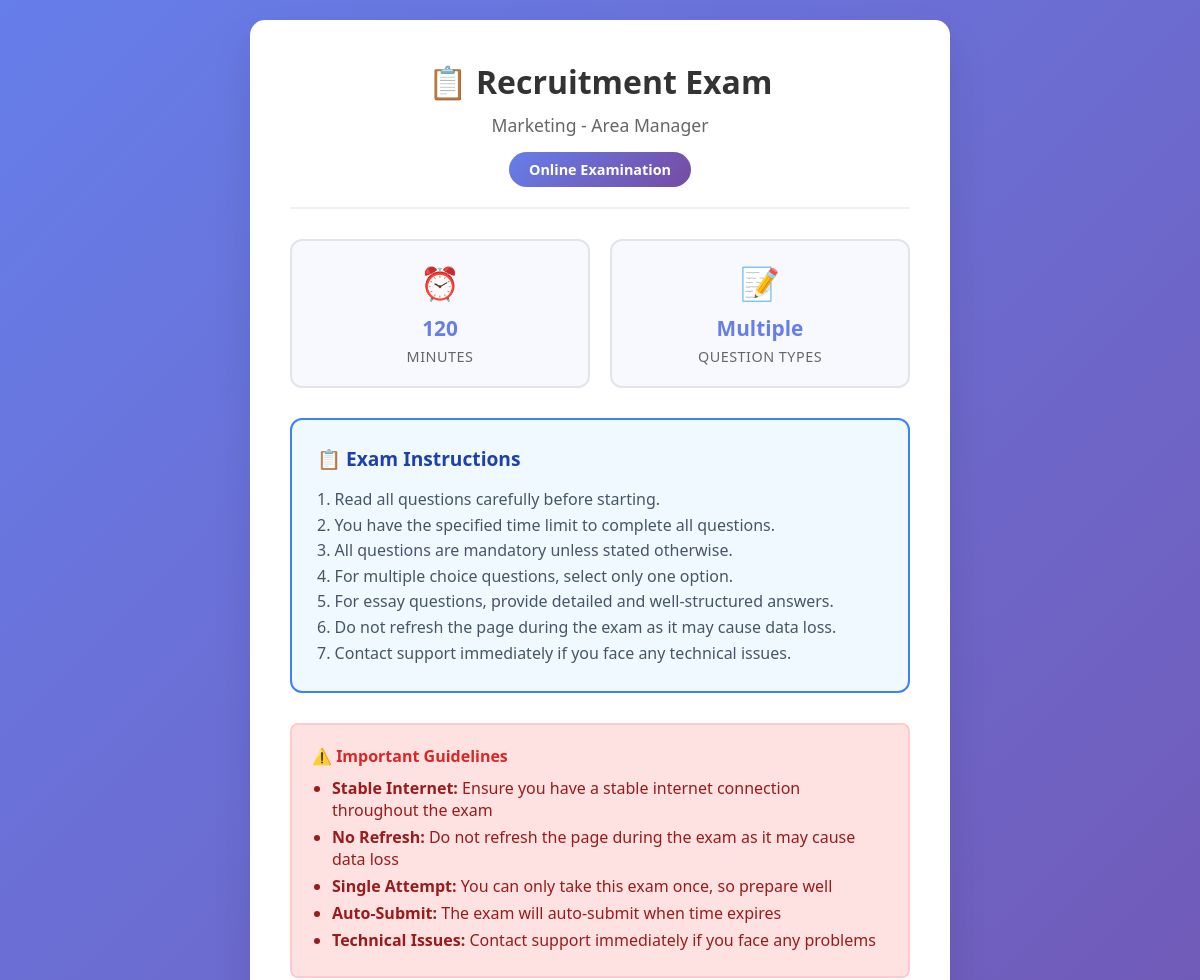
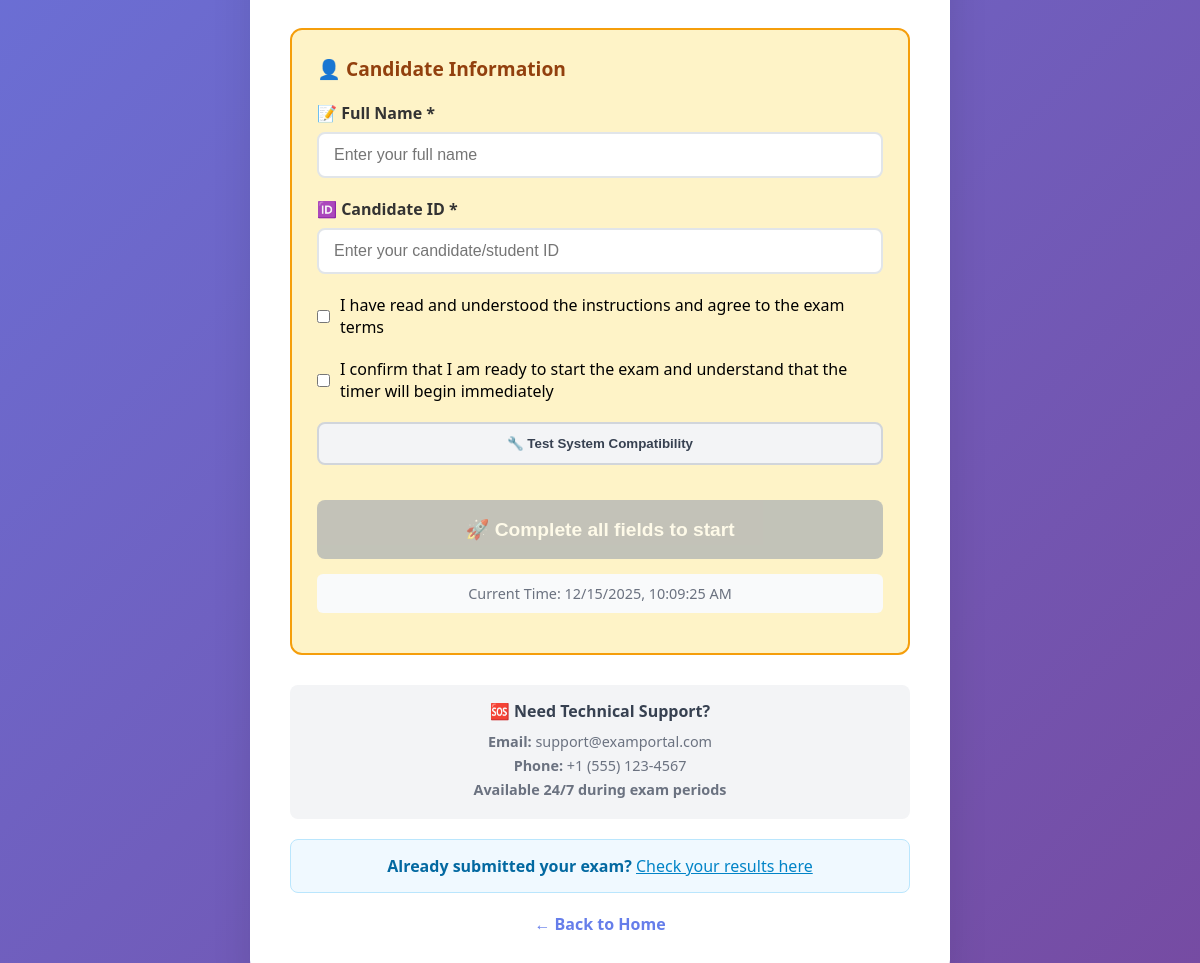
Page /exam/HBjBedZTLdYC-W10rtPY9w on the committed database (2 pictures, top to bottom).
### tables this page shows
CREATE TABLE exams (
                    id TEXT PRIMARY KEY,
                    title TEXT NOT NULL,
                    department TEXT NOT NULL,
                    position TEXT NOT NULL,
                    description TEXT,
                    time_limit INTEGER NOT NULL,
                    instructions TEXT,
                    question_structure TEXT,
                    exam_link TEXT UNIQUE,
                    is_finalized BOOLEAN DEFAULT FALSE,
                    created_at TIMESTAMP DEFAULT CURRENT_TIMESTAMP,
                    updated_at TIMESTAMP DEFAULT CURRENT_TIMESTAMP
                , is_active BOOLEAN DEFAULT TRUE, sections_structure TEXT, negative_marking_enabled BOOLEAN DEFAULT FALSE, negative_marks_per_question REAL DEFAULT 0.0, show_feedback BOOLEAN DEFAULT TRUE, negative_marking_config TEXT, exam_language TEXT DEFAULT 'english', evaluation_paused BOOLEAN DEFAULT FALSE, multi_select_scoring_mode TEXT DEFAULT "partial");

### app.py (the view)
@app.get("/exam/{exam_link}", response_class=HTMLResponse)
async def exam_page(request: Request, exam_link: str):
    exam = db.get_exam_by_link(exam_link)
    if not exam:
        return templates.TemplateResponse("candidate_home.html", {
            "request": request,
            "error": "This exam is either invalid, has been deactivated, or is no longer available. Please contact the administrator for assistance."
        })
    return templates.TemplateResponse("exam_start.html", {
        "request": request,
        "exam": exam,
        "exam_link": exam_link
    })

### templates/exam_start.html (shortened to what this page needs)
<!DOCTYPE html>
<html lang="en">
<head>
</head>
<body>
    <div class="container">
        <div class="header">
            <h1>📋 {{ exam.title }}</h1>
            <div class="subtitle">{{ exam.department }} - {{ exam.position }}</div>
            <div class="exam-badge">Online Examination</div>
        </div>
        <div class="exam-details">
            <div class="detail-card">
                <div class="detail-icon">⏰</div>
                <div class="detail-value">{{ exam.time_limit }}</div>
                <div class="detail-label">Minutes</div>
            </div>
            <div class="detail-card">
                <div class="detail-icon">📝</div>
                <div class="detail-value">Multiple</div>
                <div class="detail-label">Question Types</div>
            </div>
        </div>
        <div class="instructions">
            <h3>📋 Exam Instructions</h3>
            <div class="instructions-content">{{ exam.instructions or 'Please read all questions carefully and answer to the best of your ability.' }}</div>
        </div>
        <div class="warning-box">
            <h4>⚠️ Important Guidelines</h4>
            <ul>
                <li><strong>Stable Internet:</strong> Ensure you have a stable internet connection throughout the exam</li>
                <li><strong>No Refresh:</strong> Do not refresh the page during the exam as it may cause data loss</li>
                <li><strong>Single Attempt:</strong> You can only take this exam once, so prepare well</li>
                <li><strong>Auto-Submit:</strong> The exam will auto-submit when time expires</li>
                <li><strong>Technical Issues:</strong> Contact support immediately if you face any problems</li>
            </ul>
        </div>
        <div class="candidate-form">
            <h3>👤 Candidate Information</h3>
            <form method="POST" action="/exam/{{ exam_link }}/start" id="candidateForm">
                <div class="form-group">
                    <label for="candidate_name">📝 Full Name *</label>
                    <input type="text" id="candidate_name" name="candidate_name" required
                           placeholder="Enter your full name">
                </div>
                <div class="form-group">
                    <label for="candidate_id">🆔 Candidate ID *</label>
                    <input type="text" id="candidate_id" name="candidate_id" required
                           placeholder="Enter your candidate/student ID">
                </div>
                <div style="margin: 20px 0;">
                    <label style="display: flex; align-items: center; gap: 10px; cursor: pointer;">
                        <input type="checkbox" id="agreeTerms" required style="width: auto;">
                        <span>I have read and understood the instructions and agree to the exam terms</span>
                    </label>
                </div>
                <div style="margin: 20px 0;">
                    <label style="display: flex; align-items: center; gap: 10px; cursor: pointer;">
                        <input type="checkbox" id="confirmReady" required style="width: auto;">
                        <span>I confirm that I am ready to start the exam and understand that the timer will begin immediately</span>
                    </label>
                </div>
                <button type="submit" class="btn" id="startBtn" disabled>
                </button>
            </form>
        </div>
        <div class="contact-info">
            <h4>🆘 Need Technical Support?</h4>
            <p><strong>Email:</strong> support@examportal.com</p>
            <p><strong>Phone:</strong> +1 (555) 123-4567</p>
            <p><strong>Available 24/7 during exam periods</strong></p>
        </div>
        <div style="background: #f0f9ff; border: 1px solid #bae6fd; border-radius: 8px; padding: 15px; margin-top: 20px; text-align: center;">
            <p style="color: #0369a1; margin: 0;">
                <strong>Already submitted your exam?</strong>
                <a href="/exam/{{ exam_link }}/results" style="color: #0284c7; text-decoration: underline;">Check your results here</a>
            </p>
        </div>
        <a href="/" class="back-link">← Back to Home</a>
    </div>
</body>
</html>

### templates/exam_start.html (style rules this page uses)
* { margin: 0; padding: 0; box-sizing: border-box; }
body { font-family: 'Segoe UI', Tahoma, Geneva, Verdana, sans-serif; background: linear-gradient(135deg, #667eea 0%, #764ba2 100%); min-height: 100vh; display: flex; align-items: center; justify-content: center; padding: 20px; }
.container { background: white; padding: 40px; border-radius: 15px; box-shadow: 0 20px 40px rgba(0,0,0,0.1); max-width: 700px; width: 100%; }
.header { text-align: center; margin-bottom: 30px; padding-bottom: 20px; border-bottom: 2px solid #f0f0f0; }
.header h1 { color: #333; font-size: 2rem; margin-bottom: 10px; }
.header .subtitle { color: #666; font-size: 1.1rem; margin-bottom: 15px; }
.exam-badge { display: inline-block; background: linear-gradient(135deg, #667eea 0%, #764ba2 100%); color: white; padding: 8px 20px; border-radius: 25px; font-weight: 600; font-size: 0.9rem; }
.exam-details { display: grid; grid-template-columns: repeat(auto-fit, minmax(200px, 1fr)); gap: 20px; margin: 30px 0; }
.detail-card { background: #f8f9ff; padding: 20px; border-radius: 12px; text-align: center; border: 2px solid #e1e5e9; }
.detail-icon { font-size: 2rem; margin-bottom: 10px; }
.detail-value { font-size: 1.3rem; font-weight: bold; color: #667eea; margin-bottom: 5px; }
.detail-label { color: #666; font-size: 0.9rem; text-transform: uppercase; letter-spacing: 0.5px; }
.instructions { background: #f0f9ff; border: 2px solid #3b82f6; border-radius: 12px; padding: 25px; margin: 30px 0; }
.instructions h3 { color: #1e40af; margin-bottom: 15px; font-size: 1.2rem; }
.instructions-content { color: #475569; line-height: 1.6; white-space: pre-line; }
.candidate-form { background: #fef3c7; border: 2px solid #f59e0b; border-radius: 12px; padding: 25px; margin: 30px 0; }
.candidate-form h3 { color: #92400e; margin-bottom: 20px; font-size: 1.2rem; }
.form-group { margin-bottom: 20px; }
.form-group label { display: block; margin-bottom: 8px; color: #333; font-weight: 600; }
.form-group input { width: 100%; padding: 12px 15px; border: 2px solid #e1e5e9; border-radius: 8px; font-size: 1rem; transition: border-color 0.3s ease; }
.warning-box { background: #fee2e2; border: 2px solid #fecaca; border-radius: 8px; padding: 20px; margin: 20px 0; }
.warning-box h4 { color: #dc2626; margin-bottom: 10px; }
.warning-box ul { color: #991b1b; margin-left: 20px; }
.warning-box li { margin-bottom: 5px; }
.contact-info { background: #f3f4f6; border-radius: 8px; padding: 15px; margin: 20px 0; text-align: center; }
.contact-info h4 { color: #374151; margin-bottom: 10px; }
.contact-info p { color: #6b7280; font-size: 0.9rem; margin-bottom: 5px; }
.btn { width: 100%; padding: 18px; background: linear-gradient(135deg, #10b981 0%, #059669 100%); color: white; border: none; border-radius: 8px; font-size: 1.2rem; font-weight: 600; cursor: pointer; transition: all 0.3s ease; margin-top: 20px; }
.btn:disabled { opacity: 0.6; cursor: not-allowed; transform: none; box-shadow: none; }
.back-link { display: block; text-align: center; margin-top: 20px; color: #667eea; text-decoration: none; font-weight: 600; }

### rows in the picture
exams: title "Recruitment Exam", department "Marketing", position "Area Manager", time_limit "120", instructions "1. Read all questions carefully before starting. 2. You have the specified time limit to complete all questions. 3. All questions are mandatory unless stated otherwise. 4. For multiple choice questions, select only one option. 5. For essay questions, provide detailed and well-structured answers. 6. Do not refresh the page during the exam as it may cause data loss. 7. Contact support immediately if you face any technical issues."
